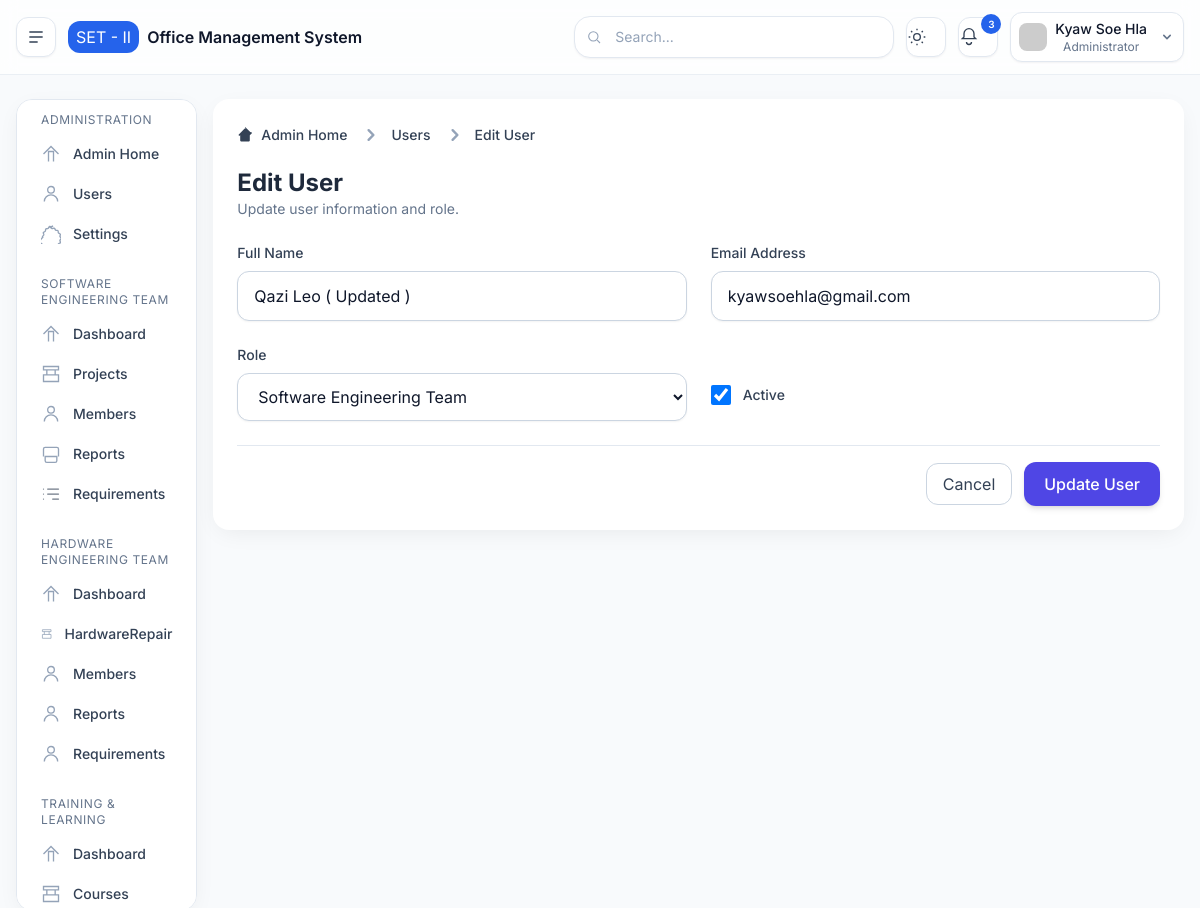
The page /edit-user/0d9195aa-67ef-472e-8b91-8c3ef7cb220b/ (signed in) on the database its author committed.
### base/models.py (models this page shows, shortened)
class SystemSettings(models.Model):
    system_name = models.CharField(max_length=100, default="Engineering Management Dashboard")
    organization = models.CharField(max_length=100, default="Software Engineering Team II")
    email_notifications = models.BooleanField(default=True)
    system_warnings = models.BooleanField(default=True)
    weekly_reports = models.BooleanField(default=False)
    session_timeout = models.PositiveIntegerField(default=30)
    updated_at = models.DateTimeField(auto_now=True)

### accounts/models.py (models this page shows, shortened)
class CustomUser(AbstractBaseUser, PermissionsMixin):
    ROLE_CHOICES = [
        ("admin", "Administrator"),
        ("set", "Software Engineering Team"),
        ("het", "Hardware Engineering Team"),
        ("training", "Training & Learning"),
    ]
    id = models.UUIDField(primary_key=True, default=uuid.uuid4, editable=False)
    email = models.EmailField(unique=True)
    full_name = models.CharField(max_length=255)
    role = models.CharField(max_length=20, choices=ROLE_CHOICES, default="‌admin")
    is_active = models.BooleanField(default=True)
    is_staff = models.BooleanField(default=False)
    date_joined = models.DateTimeField(auto_now_add=True)
    groups = models.ManyToManyField(
        "auth.Group",
        related_name="customuser_set",
        blank=True,
        help_text="The groups this user belongs to.",
    )
    user_permissions = models.ManyToManyField(
        "auth.Permission",
        related_name="customuser_permissions",
        blank=True,
        help_text="Specific permissions for this user.",
    )
    USERNAME_FIELD = "email"
    REQUIRED_FIELDS = ["full_name"]
    objects = CustomUserManager()

### accounts/views.py (the view, shortened to what this page needs)
# urls.py: path('edit-user/<uuid:user_id>/', views.edit_user, name='admin.edit-user'),
@login_required(login_url="login")
@role_required("admin")
def edit_user(request, user_id):
    user = get_object_or_404(CustomUser, id=user_id)
    roles = CustomUser.ROLE_CHOICES
    return render(request, "pages/admin/edit-user.html", {"user": user, "roles": roles})

### templates/pages/admin/edit-user.html (shortened to what this page needs)
{% extends 'layouts/main.html' %}
{% block content %}
<div class="bg-white p-6 rounded-2xl shadow-soft dark:bg-slate-900">
  <nav class="flex mb-5" aria-label="Breadcrumb">
    <ol class="inline-flex items-center space-x-1 md:space-x-3">
      <li class="inline-flex items-center">
        <a href="{% url 'dashboard' %}"
          class="inline-flex items-center text-sm font-medium text-slate-700 hover:text-indigo-600 dark:text-slate-300 dark:hover:text-indigo-400">
          <svg class="w-4 h-4 mr-2" fill="currentColor" viewBox="0 0 20 20">
            <path
              d="M10.707 2.293a1 1 0 00-1.414 0l-7 7a1 1 0 001.414 1.414L4 10.414V17a1 1 0 001 1h10a1 1 0 001-1v-6.586l2.293-2.293a1 1 0 00-1.414-1.414l-7-7z">
            </path>
          </svg>
          Admin Home
        </a>
      </li>
      <li>
        <div class="flex items-center">
          <svg class="w-6 h-6 text-slate-400" fill="currentColor" viewBox="0 0 20 20">
            <path fill-rule="evenodd"
              d="M7.293 14.707a1 1 0 010-1.414L10.586 10 7.293 6.707a1 1 0 011.414-1.414l4 4a1 1 0 010 1.414l-4 4a1 1 0 01-1.414 0z"
              clip-rule="evenodd"></path>
          </svg>
          <a href="{% url 'admin.users' %}" class="ml-1 text-sm font-medium text-slate-700 hover:text-indigo-600 md:ml-2 dark:text-slate-300 dark:hover:text-indigo-400">
            Users
          </a>
        </div>
      </li>
      <li>
        <div class="flex items-center">
          <svg class="w-6 h-6 text-slate-400" fill="currentColor" viewBox="0 0 20 20">
            <path fill-rule="evenodd"
              d="M7.293 14.707a1 1 0 010-1.414L10.586 10 7.293 6.707a1 1 0 011.414-1.414l4 4a1 1 0 010 1.414l-4 4a1 1 0 01-1.414 0z"
              clip-rule="evenodd"></path>
          </svg>
          <span class="ml-1 text-sm font-medium text-slate-700 md:ml-2 dark:text-slate-300">
            Edit User
          </span>
        </div>
      </li>
    </ol>
  </nav>
  <div class="flex justify-between items-center mb-6">
    <div>
      <h2 class="text-2xl font-bold text-slate-800 dark:text-slate-200">Edit User</h2>
      <p class="text-slate-500 text-sm">Update user information and role.</p>
    </div>
  </div>
  <form method="post" class="space-y-6">
    <div class="grid grid-cols-1 sm:grid-cols-2 gap-6">
      <div>
        <label for="name" class="block text-sm font-medium text-slate-700 dark:text-slate-300">Full Name</label>
        <input type="text" id="name" name="name" value="{{ user.full_name }}" required
          class="mt-2 w-full rounded-xl border border-slate-300 dark:border-slate-700 bg-white dark:bg-slate-800 px-4 py-3 text-slate-900 dark:text-slate-100 shadow-sm focus:border-indigo-500 focus:ring-2 focus:ring-indigo-200 outline-none">
      </div>
      <div>
        <label for="email" class="block text-sm font-medium text-slate-700 dark:text-slate-300">Email Address</label>
        <input type="email" id="email" name="email" value="{{ user.email }}" required
          class="mt-2 w-full rounded-xl border border-slate-300 dark:border-slate-700 bg-white dark:bg-slate-800 px-4 py-3 text-slate-900 dark:text-slate-100 shadow-sm focus:border-indigo-500 focus:ring-2 focus:ring-indigo-200 outline-none">
      </div>
      <div>
        <label for="role" class="block text-sm font-medium text-slate-700 dark:text-slate-300">Role</label>
        <select id="role" name="role"
          class="mt-2 w-full rounded-xl border border-slate-300 dark:border-slate-700 bg-white dark:bg-slate-800 px-4 py-3 text-slate-900 dark:text-slate-100 shadow-sm focus:border-indigo-500 focus:ring-2 focus:ring-indigo-200 outline-none">
          {% for value, label in roles %}
            <option value="{{ value }}" {% if user.role == value %}selected{% endif %}>{{ label }}</option>
          {% endfor %}
        </select>
      </div>
      <div class="flex items-center gap-3 mt-6">
        <input id="is_active" name="is_active" type="checkbox" {% if user.is_active %}checked{% endif %}
          class="w-5 h-5 rounded border-slate-300 text-indigo-600 focus:ring-indigo-500">
        <label for="is_active" class="text-sm font-medium text-slate-700 dark:text-slate-300">Active</label>
      </div>
    </div>
    <div class="flex items-center justify-end gap-3 pt-4 border-t border-slate-200 dark:border-slate-700">
      <a href="{% url 'admin.users' %}"
        class="px-4 py-2 rounded-xl border border-slate-300 text-slate-700 hover:bg-slate-100 dark:text-slate-300 dark:border-slate-700 dark:hover:bg-slate-800">
        Cancel
      </a>
      <button type="submit"
        class="px-5 py-2.5 rounded-xl bg-indigo-600 text-white font-medium shadow-md hover:bg-indigo-700 focus:ring-2 focus:ring-indigo-300">
        Update User
      </button>
    </div>
  </form>
</div>
{% endblock %}

### templates/layouts/partials/header.html (shortened to what this page needs)
<header
      class="sticky top-0 z-40 border-b border-slate-200/70 bg-white/75 backdrop-blur dark:border-slate-800 dark:bg-slate-900/75">
      <div class="mx-auto flex max-w-12xl items-center gap-3 px-4 py-3">
        <button id="btnSidebar"
          class="inline-flex h-10 w-10 items-center justify-center rounded-xl border border-slate-200 bg-white text-slate-700 shadow-sm hover:bg-slate-50 dark:border-slate-800 dark:bg-slate-900 dark:text-slate-200"
          aria-label="Toggle sidebar">
          <svg xmlns="http://www.w3.org/2000/svg" class="h-5 w-5" viewBox="0 0 24 24" fill="none" stroke="currentColor"
            stroke-width="1.8">
            <path d="M4 6h16M4 12h16M4 18h10" />
          </svg>
        </button>
        <div class="flex items-center gap-2">
          <span class="h-8 w-auto px-2 rounded-xl bg-brand-600 justify-center items-center text-white flex">{{organization|default:"SET - II"}}</span>
          <span class="font-semibold">{{system_name|default:"Office Management System"}}</span>
        </div>
        <div class="ml-auto flex items-center gap-2 sm:gap-3">
          <div class="relative hidden md:block">
            <input type="text" placeholder="Search..."
              class="w-[320px] rounded-2xl border border-slate-200 bg-white px-4 py-2.5 pl-10 text-sm shadow-sm outline-none placeholder:text-slate-400 focus:ring-2 focus:ring-brand-500/30 dark:border-slate-800 dark:bg-slate-900" />
            <svg class="absolute left-3 top-1/2 -translate-y-1/2 h-4 w-4 text-slate-400" viewBox="0 0 24 24" fill="none"
              stroke="currentColor" stroke-width="1.6">
              <circle cx="11" cy="11" r="7" />
              <path d="M21 21l-4.3-4.3" />
            </svg>
          </div>
          <button id="btnTheme"
            class="h-10 w-10 rounded-xl border border-slate-200 bg-white text-slate-700 shadow-sm hover:bg-slate-50 dark:border-slate-800 dark:bg-slate-900 dark:text-slate-200"
            aria-label="Toggle theme">
            <svg class="theme-sun h-5 w-5 block dark:hidden" viewBox="0 0 24 24" fill="none" stroke="currentColor"
              stroke-width="1.6">
              <circle cx="12" cy="12" r="4" />
              <path
                d="M12 2v2m0 16v2M2 12h2m16 0h2M4.9 4.9l1.4 1.4m11.3 11.4l1.4 1.4M4.9 19.1l1.4-1.4m11.3-11.4l1.4-1.4" />
            </svg>
          </button>
          <button
            class="relative h-10 w-10 rounded-xl border border-slate-200 bg-white text-slate-700 shadow-sm hover:bg-slate-50 dark:border-slate-800 dark:bg-slate-900 dark:text-slate-200"
            aria-label="Notifications">
            <svg class="h-5 w-5" viewBox="0 0 24 24" fill="none" stroke="currentColor" stroke-width="1.6">
              <path d="M6 8a6 6 0 1 1 12 0v4l2 2H4l2-2V8" />
              <path d="M9 18a3 3 0 0 0 6 0" />
            </svg>
            <span
              class="absolute -right-1 -top-1 inline-flex h-5 min-w-[20px] items-center justify-center rounded-full bg-brand-600 px-1.5 text-[10px] font-semibold text-white">3</span>
          </button>
          <div class="relative">
            <button id="profileDropdownBtn" class="flex items-center gap-2 rounded-xl border border-slate-200 bg-white px-2 py-1.5 shadow-sm md:flex dark:border-slate-800 dark:bg-slate-900">
              <img class="h-7 w-7 rounded-lg" src="https://i.pravatar.cc/48?img=13" alt="avatar" />
              <div class="leading-tight">
                <p class="text-sm font-medium">{{request.user.full_name}}</p>
                <p class="text-xs text-slate-500 dark:text-slate-400">{{request.user.get_role_display}}</p>
              </div>
              <svg xmlns="http://www.w3.org/2000/svg" class="h-4 w-4 ml-1 text-slate-500" viewBox="0 0 20 20" fill="currentColor">
                <path fill-rule="evenodd" d="M5.293 7.293a1 1 0 011.414 0L10 10.586l3.293-3.293a1 1 0 111.414 1.414l-4 4a1 1 0 01-1.414 0l-4-4a1 1 0 010-1.414z" clip-rule="evenodd" />
              </svg>
            </button>
          </div>
        </div>
      </div>
    </header>

### templates/layouts/main.html (style rules this page uses)
body { font-family: 'Inter', sans-serif; }

### rows shown on the page
SystemSettings: organization "SET - II", system_name "Office Management System"
CustomUser: user.full_name "Kyaw Soe Hla", user.role "Administrator"
CustomUser: name "Qazi Leo ( Updated )", email "kyawsoehla@gmail.com", role "Software Engineering Team", is_active "☑"
